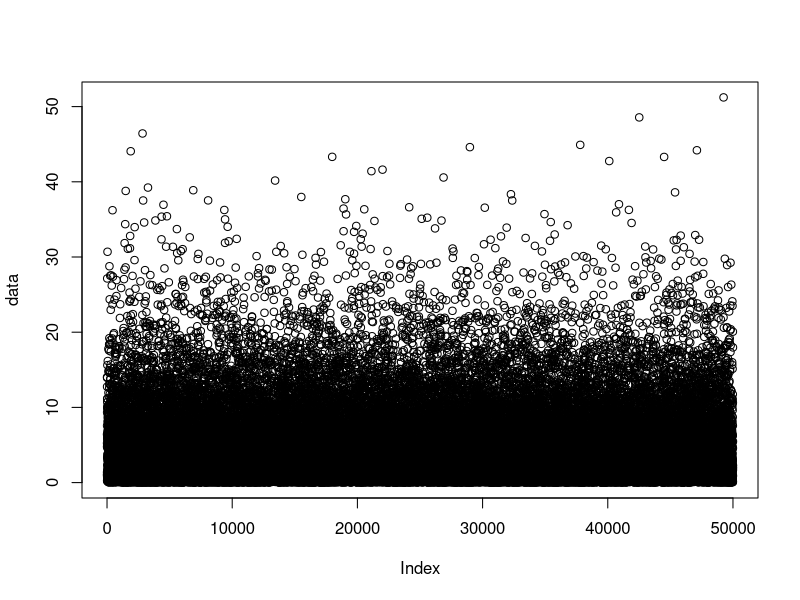
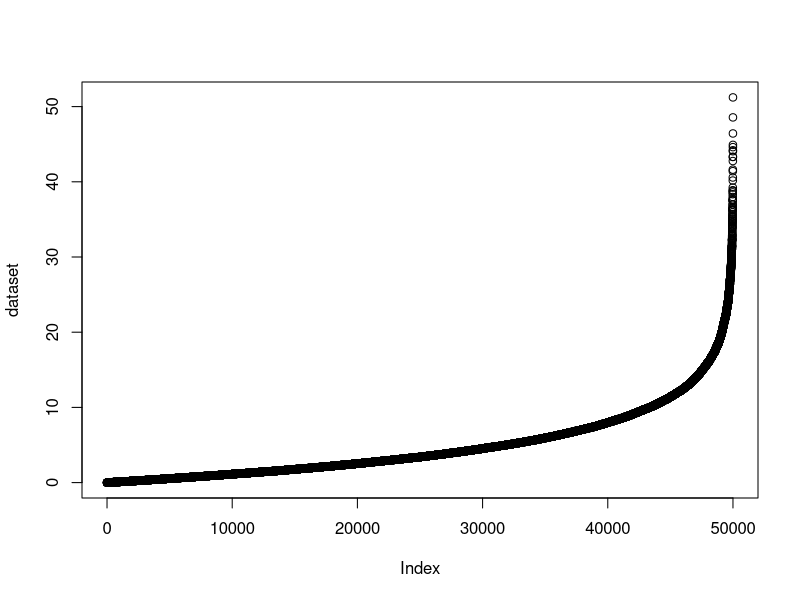
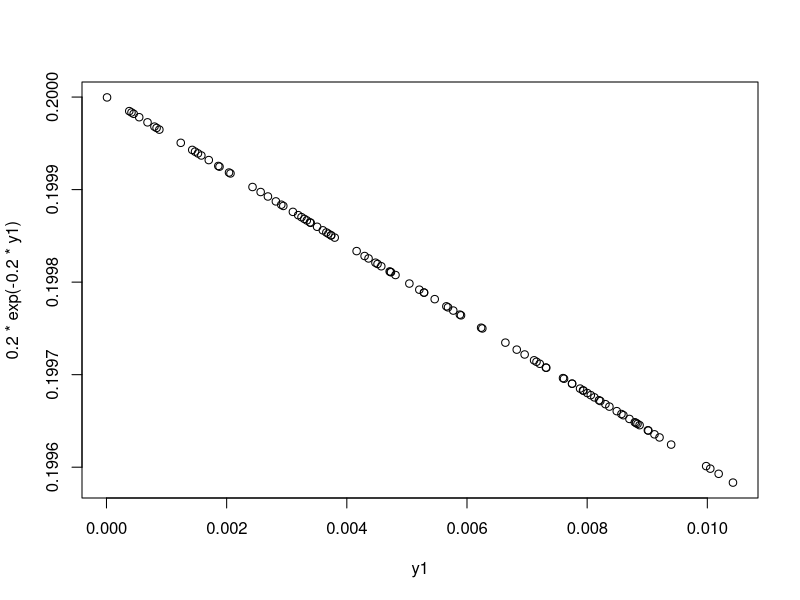
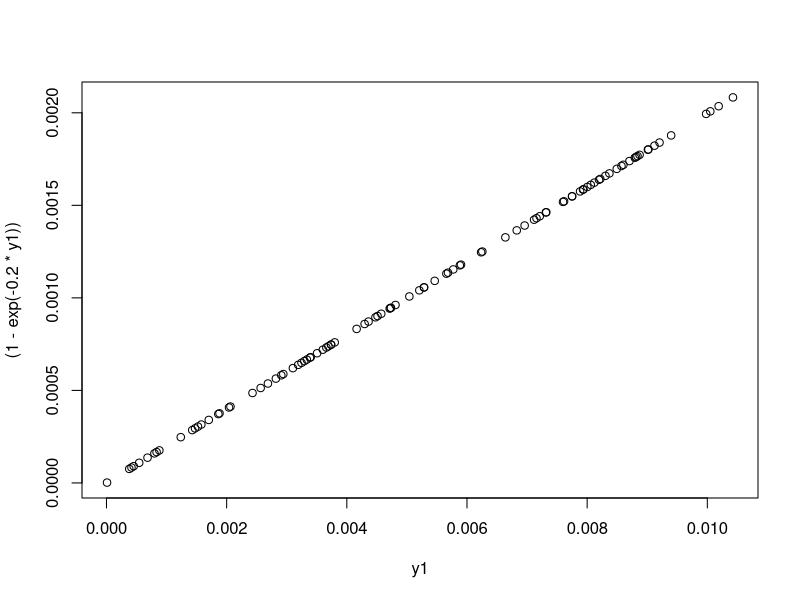
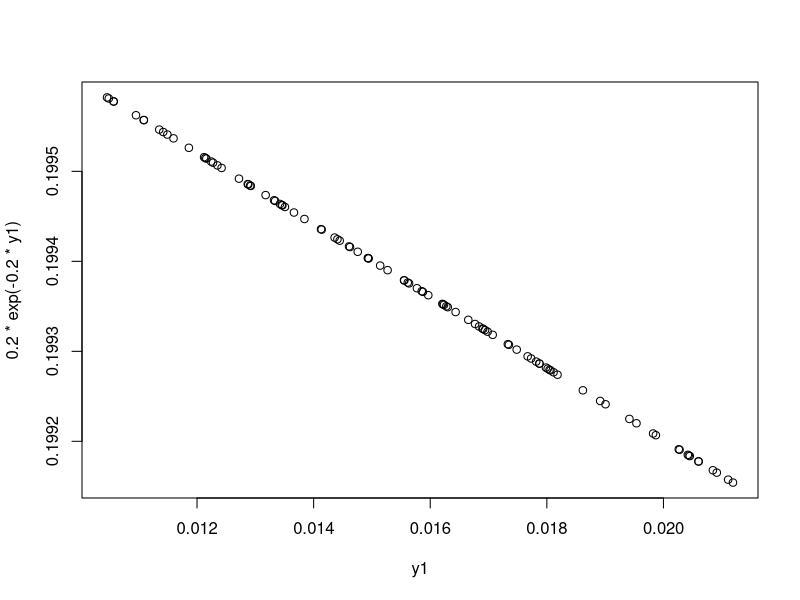
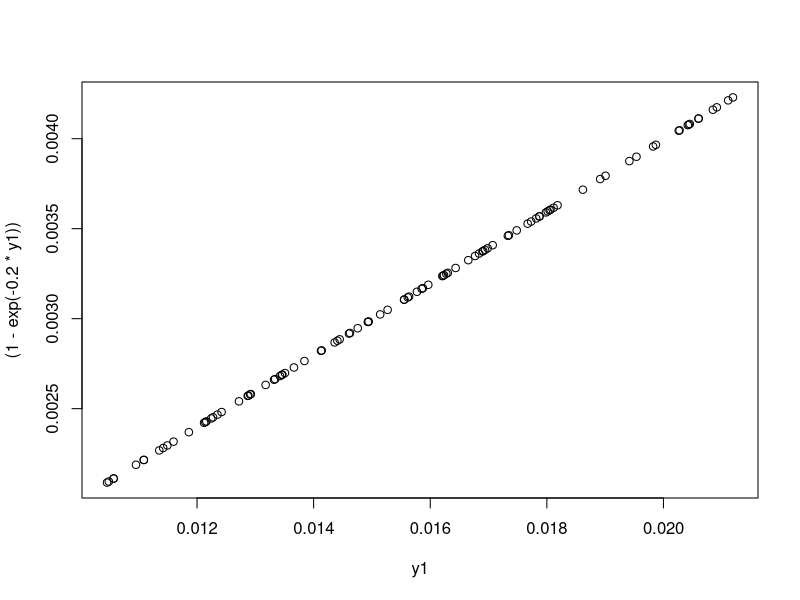
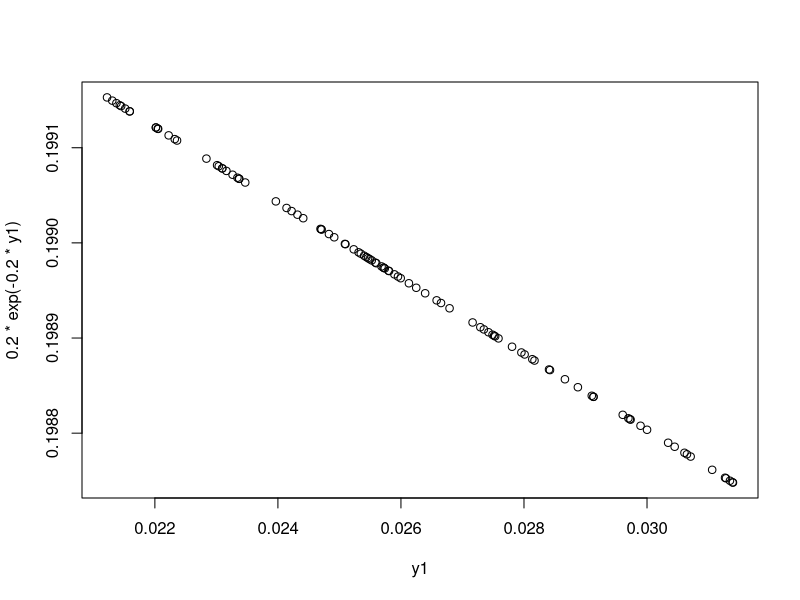
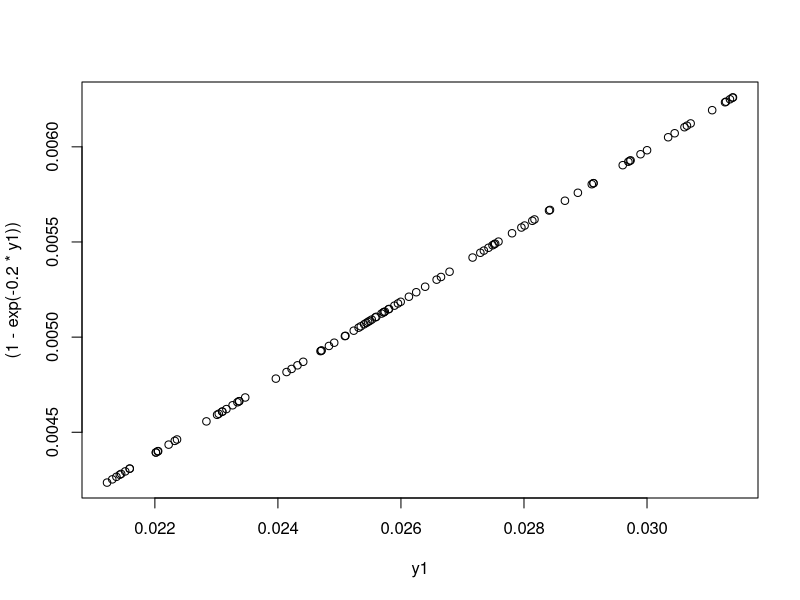

Reproduce these figures in R, in order.
#importing the dataset
data = rexp(n=50000,rate=0.2)
dataset=sort(data)
plot(data)
plot(dataset)
matrixdata=matrix(dataset,nrow=100,ncol=500)
#dim(matrixdata)
for(i in 1:5)
{
  y1=matrixdata[1:100,i]
  plot(y1,0.2*exp(-0.2*y1))
  plot(y1,(1-exp(-0.2*y1)))
}
for(i in 1:5)
{
  y1=ecdf(matrixdata[1:100,i])
  plot(y1)
}
ymeans<-array(1:500)
ysd<-array(1:500)
for(i in 1:500)
{
  ymeans[i]=(mean(matrixdata[1:100,i]))
  ysd[i]=(sd(matrixdata[1:100,i]))
}
for(i in 1:5)
{
  print(paste("mean of Y[",i,"] =",ymeans[i],"& SD of Y[",i,"] =",ysd[i]))

}
Z<-array(1:500)
#newdata[1]=mean(matrixdata[1,1:100])
for (i in 1:500)
{
  Z[i]=mean(matrixdata[1:100,i])
  #newdata[i]=i
}
#@print(Z)
#plot(newdata,xlab="Value",ylab="Frequency")
tab <- table(round(Z))
#str(tab)
plot(tab, "h", xlab="Value", ylab="Frequency")
newtab=tab
num_entry=nrow(tab)
for (i in 2:num_entry)
{
  newtab[i]=newtab[i]+newtab[i-1]
}
#str(newtab)
plot(newtab, "h", xlab="Value", ylab="Comulative_Frequency")

pdata <- rep(0, 100);

for(i in 1:500){
  val=round(Z[i], 0);
  if(val <= 100){
    pdata[val] = pdata[val] + 1/ 500; 
  }
}

xcols <- c(0:99)

#str(pdata)
#str(xcols)

plot(xcols, pdata, "p",col="red", xlab="X", ylab="f(X)")

cdata <- rep(0, 100)
xcols1 <-c(0:99)
cdata[1] <- pdata[1]

for(i in 2:100){
  cdata[i] = cdata[i-1] + pdata[i]
}

plot(xcols1, cdata, "s", col="red", xlab="X", ylab="F(X)")
print(paste("Mean of new data Z = ",mean(Z),"& Mean of original data =", mean(dataset)))
print(paste("SD of new data Z =",sd(Z),"& SD of original data =",sd(dataset)))

#print(sd(newdata))
#print(mean(dataset))
#print(sd(dataset))

